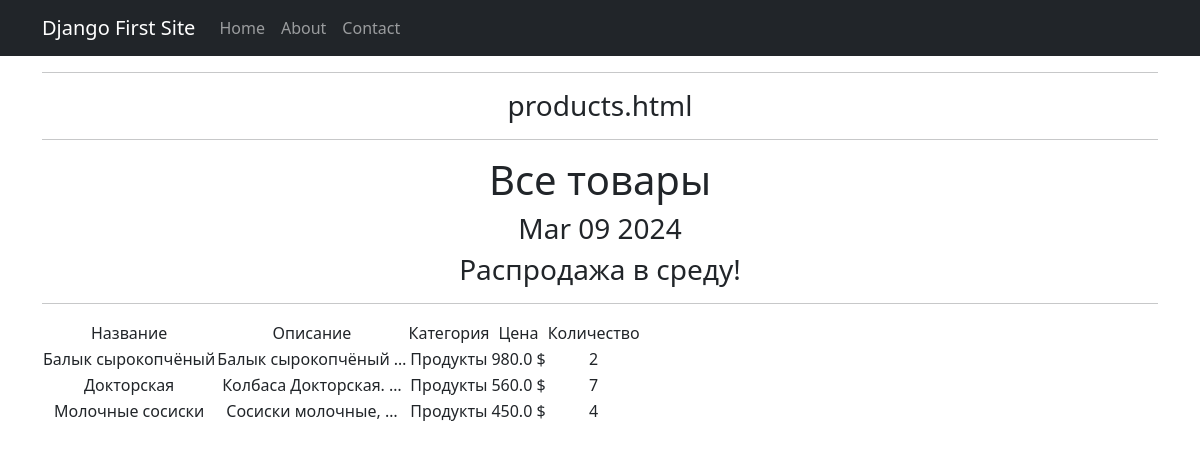
Screenshot of /products/ with the database file from the repository.
### simpleapp/models.py (models this page shows, shortened)
class Product(models.Model):
    name = models.CharField(max_length=50, unique=True)
    description = models.TextField()
    quantity = models.IntegerField(validators=[MinValueValidator(0)])
    category = models.ForeignKey(to='Category', on_delete=models.CASCADE,
                                 related_name='products')
    price = models.FloatField(validators=[MinValueValidator(0.0)])

class Category(models.Model):
    name = models.CharField(max_length=100, unique=True)

### simpleapp/views.py (the view)
# urls.py: path('', ProductsList.as_view()),
class ProductsList(ListView):
    model = Product
    ordering = 'name'
    template_name = 'products.html'  # шаблон, который будет ипользоваться
    context_object_name = 'products'  # Переменная в шаблоне в которую
    def get_context_data(self, **kwargs):
        context = super().get_context_data(**kwargs)
        context['next_sale'] = "Распродажа в среду!"
        return context

### simpleapp/templatetags/custom_filters.py (called while the page is built)
@register.filter()
def currency(value, code='rub'):
    postfix = CURRENCIES_SYMBOLS[code]
    return f'{value} {postfix}'

### simpleapp/templatetags/custom_tags.py (called while the page is built)
@register.simple_tag()
def current_time(format_string='%b %d %Y'):
    return datetime.utcnow().strftime(format_string)

### templates/products.html (shortened to what this page needs)
{% extends 'flatpages/default.html' %}
{% load custom_filters %}
{% load custom_tags %}
{% block content %}
    <hr>
    <h3>products.html</h3>
    <hr>
    <h1>Все товары</h1>
    <h3>{% current_time '%b %d %Y' %}</h3>
        <h3> {{ next_sale|default_if_none:"Чуть позже сообщим о распродаже!" }}</h3>
    <hr>
        {% if products %}
            <table>
                 <tr>
                    <td>Название</td>
                    <td>Описание</td>
                    <td>Категория</td>
                    <td>Цена</td>
                    <td>Количество</td>
                </tr>
                {% for product in products %}
                <tr>
                    <td>{{ product.name }}</td>
                    <td>{{ product.description|truncatewords:2 }}</td>
                    <td>{{ product.category.name }}</td>
                    <td>{{ product.price|currency:"usd" }}</td>
                    <td>{{ product.quantity }}</td>
                </tr>
                {% endfor %}
            </table>
        {% else %}
            <h2>Товаров нет!</h2>
        {% endif %}
{% endblock content %}

### templates/flatpages/default.html (shortened to what this page needs)
<!DOCTYPE html>
<html lang="en">
    <head>
        {% load static %}
        <link href="{% static 'css/styles.css' %}" rel="stylesheet" />
    </head>
    <body>
       <nav class="navbar navbar-expand-lg navbar-dark bg-dark static-top">
            <div class="container">
                <a class="navbar-brand" href="#">Django First Site</a>
                <div class="collapse navbar-collapse" id="navbarResponsive">
                    <ul class="navbar-nav ml-auto">
                        <li class="nav-item active">
                            <a class="nav-link" href="/admin/">Home
                            </a>
                        </li>
                        <li class="nav-item">
                            <a class="nav-link" href="/about/">About</a>
                        </li>
                        <li class="nav-item">
                            <a class="nav-link" href="/contact/">Contact</a>
                        </li>
                    </ul>
                </div>
            </div>
        </nav>
        <div class="container">
            <div class="row">
                <div class="col-lg-12 text-center">
                    {% block content %}
                    {% endblock content %}
                </div>
            </div>
        </div>
    </body>
</html>

### rows the page displays
Product: name "Балык сырокопчёный", description "Балык сырокопчёный …", category.name "Продукты", price "980.0 $", quantity "2"
Product: name "Докторская", description "Колбаса Докторская. …", category.name "Продукты", price "560.0 $", quantity "7"
Product: name "Молочные сосиски", description "Сосиски молочные, …", category.name "Продукты", price "450.0 $", quantity "4"

### other values shown
{{ next_sale|default_if_none:"Чуть позже сообщим о распродаже!" }} "Распродажа в среду!"
